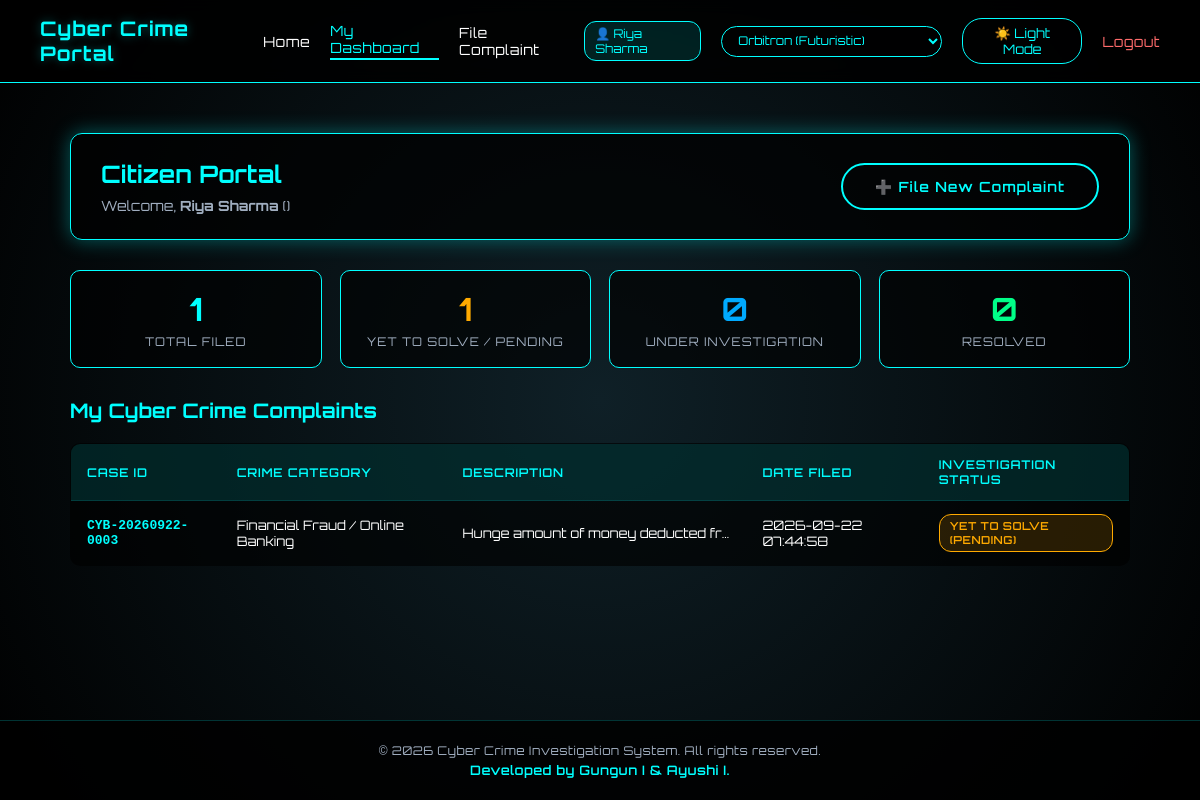
The app's page /user/dashboard (signed in) with its own data.
### tables this page shows
CREATE TABLE complaints (
            id TEXT PRIMARY KEY,
            user_id INTEGER,
            name TEXT NOT NULL,
            email TEXT NOT NULL,
            phone TEXT,
            crime_type TEXT NOT NULL,
            description TEXT NOT NULL,
            suspect_info TEXT,
            status TEXT DEFAULT 'Pending',
            assigned_investigator TEXT,
            investigation_notes TEXT,
            filed_at TEXT NOT NULL,
            updated_at TEXT NOT NULL,
            FOREIGN KEY (user_id) REFERENCES users(id)
        );

### app.py (the view)
@app.route('/user/dashboard')
@login_required(role='user')
def user_dashboard():
    user_id = session.get('user_id')
    user_complaints = database.get_complaints_by_user(user_id)
    return render_template('user_dashboard.html', complaints=user_complaints)

### app.py (called while the page is built)
def login_required(role=None):
    def decorator(f):
        @wraps(f)
        def decorated_function(*args, **kwargs):
            if 'user_id' not in session:
                flash("Please log in to access this page.", "error")
                return redirect(url_for('login'))
            if role and session.get('role') != role:
                flash(f"Access restricted. You must be logged in as an {role}.", "error")
                if session.get('role') == 'user':
                    return redirect(url_for('user_dashboard'))
                return redirect(url_for('investigator_dashboard'))
            return f(*args, **kwargs)
        return decorated_function
    return decorator

@app.context_processor
def inject_user():
    current_user = None
    if 'user_id' in session:
        current_user = {
            'id': session.get('user_id'),
            'username': session.get('username'),
            'full_name': session.get('full_name'),
            'role': session.get('role'),
            'badge_number': session.get('badge_number'),
            'department': session.get('department')
        }
    return dict(current_user=current_user, active_case_id=session.get('active_case_id'))

### database.py (called while the page is built)
def get_db_connection():
    conn = sqlite3.connect(DB_PATH)
    conn.row_factory = sqlite3.Row
    return conn

def get_complaints_by_user(user_id):
    conn = get_db_connection()
    cursor = conn.cursor()
    cursor.execute('SELECT * FROM complaints WHERE user_id = ? ORDER BY filed_at DESC', (user_id,))
    rows = cursor.fetchall()
    conn.close()
    return rows

### templates/user_dashboard.html (shortened to what this page needs)
<!DOCTYPE html>
<html lang="en">
<head>
    <link rel="stylesheet" href="{{ url_for('static', filename='css/style.css') }}">
</head>
<body>
<div class="navbar">
    <a href="/" class="logo">Cyber Crime Portal</a>
    <div class="nav-links">
        <a href="/" class="nav-item">Home</a>
        <a href="/user/dashboard" class="active">My Dashboard</a>
        <a href="/complaint" target="_blank">File Complaint</a>
        <span class="user-badge">👤 {{ current_user.full_name }}</span>
        <div class="font-selector-wrapper">
            <select id="font-selector" class="font-selector-select" onchange="changeFont(this.value)" title="Choose UI Font">
                <option value="Orbitron" style="font-family: 'Orbitron', sans-serif;">Orbitron (Futuristic)</option>
            </select>
        </div>
        <button id="theme-toggle-btn" class="theme-toggle-btn" onclick="toggleTheme()">☀️ Light Mode</button>
        <a href="/logout" style="color: #ff6b6b;">Logout</a>
    </div>
</div>
<div class="main-wrapper">
    <div class="citizen-dashboard">
        <div class="user-welcome-card">
            <div>
                <h1 style="margin: 0 0 8px 0; font-size: 24px; color: var(--text-accent);">Citizen Portal</h1>
                <p style="margin: 0; color: var(--text-muted); font-size: 14px;">
                    Welcome, <strong>{{ current_user.full_name }}</strong> ({{ current_user.email }})
                </p>
            </div>
            <a href="/complaint" target="_blank" class="btn">➕ File New Complaint</a>
        </div>
        <div class="stats-grid">
            <div class="stat-card">
                <div class="count">{{ complaints|length }}</div>
                <div class="title">Total Filed</div>
            </div>
            <div class="stat-card">
                <div class="count" style="color: var(--badge-pending);">
                    {{ complaints|selectattr('status', 'equalto', 'Pending')|list|length }}
                </div>
                <div class="title">Yet to Solve / Pending</div>
            </div>
            <div class="stat-card">
                <div class="count" style="color: var(--badge-investigating);">
                    {{ complaints|selectattr('status', 'equalto', 'Under Investigation')|list|length }}
                </div>
                <div class="title">Under Investigation</div>
            </div>
            <div class="stat-card">
                <div class="count" style="color: var(--badge-resolved);">
                    {{ complaints|selectattr('status', 'equalto', 'Resolved')|list|length }}
                </div>
                <div class="title">Resolved</div>
            </div>
        </div>
        <h2 style="color: var(--text-accent); font-size: 20px; margin-bottom: 15px;">My Cyber Crime Complaints</h2>
        {% if complaints %}
        <table class="cyber-table">
            <thead>
                <tr>
                    <th>Case ID</th>
                    <th>Crime Category</th>
                    <th>Description</th>
                    <th>Date Filed</th>
                    <th>Investigation Status</th>
                </tr>
            </thead>
            <tbody>
                {% for c in complaints %}
                <tr>
                    <td style="font-family: monospace; font-weight: bold; color: var(--text-accent);">{{ c.id }}</td>
                    <td>{{ c.crime_type }}</td>
                    <td style="max-width: 300px; white-space: nowrap; overflow: hidden; text-overflow: ellipsis;" title="{{ c.description }}">
                        {{ c.description }}
                    </td>
                    <td>{{ c.filed_at }}</td>
                    <td>
                        {% if c.status == 'Pending' %}
                            <span class="badge badge-pending">Yet to Solve (Pending)</span>
                        {% elif c.status == 'Under Investigation' or c.status == 'Evidence Collected' or c.status == 'Forensic Analysis' %}
                            <span class="badge badge-investigating">{{ c.status }}</span>
                        {% else %}
                            <span class="badge badge-resolved">{{ c.status }}</span>
                        {% endif %}
                    </td>
                </tr>
                {% endfor %}
            </tbody>
        </table>
        {% endif %}
    </div>
</div>
<footer class="site-footer">
    <p>&copy; 2026 Cyber Crime Investigation System. All rights reserved.</p>
    <p class="dev-credit">Developed by Gungun I &amp; Ayushi I.</p>
</footer>
</body>
</html>

### static/css/style.css (style rules this page uses)
:root { --current-font: 'Orbitron', sans-serif; --bg-body: radial-gradient(circle at center, #0f2027, #000000); --bg-panel: rgba(0, 0, 0, 0.75); --bg-card: rgba(0, 0, 0, 0.65); --border-cyan: #00ffff; --glow-cyan: rgba(0, 255, 255, 0.35); --text-primary: #ffffff; --text-muted: #a0aec0; --text-accent: #00ffff; --nav-bg: rgba(0, 0, 0, 0.85); --footer-bg: rgba(0, 0, 0, 0.85); --input-bg: rgba(0, 0, 0, 0.5); --table-header-bg: rgba(0, 255, 255, 0.12); --table-row-hover: rgba(0, 255, 255, 0.05); --badge-pending: #ffaa00; --badge-investigating: #00aaff; --badge-resolved: #00ff88; }
* { box-sizing: border-box; }
body { margin: 0; font-family: var(--current-font); background: var(--bg-body); color: var(--text-primary); min-height: 100vh; display: flex; flex-direction: column; overflow-x: hidden; transition: background 0.3s ease, color 0.3s ease; }
.navbar { display: flex; justify-content: space-between; align-items: center; padding: 16px 40px; background: var(--nav-bg); border-bottom: 1px solid var(--border-cyan); position: relative; z-index: 100; backdrop-filter: blur(8px); }
.logo { font-size: 20px; font-weight: 700; color: var(--text-accent); text-shadow: 0 0 10px var(--glow-cyan); letter-spacing: 1px; text-decoration: none; }
.nav-links { display: flex; align-items: center; gap: 20px; }
.nav-links a { text-decoration: none; color: var(--text-primary); font-size: 14px; letter-spacing: 0.5px; transition: 0.3s; }
.nav-links .active { color: var(--text-accent); border-bottom: 2px solid var(--text-accent); padding-bottom: 2px; }
.theme-toggle-btn { background: transparent; border: 1px solid var(--border-cyan); color: var(--text-accent); padding: 6px 14px; border-radius: 20px; cursor: pointer; font-size: 13px; font-family: inherit; display: inline-flex; align-items: center; gap: 6px; transition: 0.3s; }
.font-selector-wrapper { display: inline-flex; align-items: center; gap: 6px; }
.font-selector-select { background: var(--input-bg); border: 1px solid var(--border-cyan); color: var(--text-accent); padding: 6px 12px; border-radius: 20px; font-size: 12px; cursor: pointer; outline: none; transition: 0.3s; font-family: inherit; width: auto; }
.font-selector-select option { background: #0f2027; color: #ffffff; padding: 8px 12px; font-size: 13px; }
.user-badge { font-size: 12px; padding: 4px 10px; border-radius: 12px; background: rgba(0, 255, 255, 0.12); border: 1px solid var(--border-cyan); color: var(--text-accent); }
.main-wrapper { flex: 1; display: flex; flex-direction: column; position: relative; z-index: 1; }
.btn { display: inline-block; padding: 13px 32px; border: 2px solid var(--border-cyan); background: transparent; color: var(--text-accent); font-size: 14px; font-family: inherit; letter-spacing: 1px; border-radius: 30px; cursor: pointer; text-decoration: none; transition: 0.3s; font-weight: 600; }
input, select, textarea { width: 100%; padding: 12px 16px; background: var(--input-bg); border: 1px solid var(--border-cyan); border-radius: 8px; outline: none; color: var(--text-primary); font-size: 14px; font-family: inherit; transition: 0.3s; }
.cyber-table { width: 100%; border-collapse: collapse; background: var(--bg-card); border: 1px solid var(--border-cyan); border-radius: 10px; overflow: hidden; margin-top: 20px; }
.cyber-table th, .cyber-table td { padding: 13px 16px; text-align: left; border-bottom: 1px solid rgba(0, 255, 255, 0.12); font-size: 13px; }
.cyber-table th { background: var(--table-header-bg); color: var(--text-accent); font-weight: 600; text-transform: uppercase; letter-spacing: 0.8px; font-size: 12px; }
.cyber-table td { color: var(--text-primary); }
.badge { display: inline-block; padding: 4px 10px; border-radius: 12px; font-size: 11px; font-weight: 600; text-transform: uppercase; letter-spacing: 0.5px; }
.badge-pending { background: rgba(255, 170, 0, 0.15); border: 1px solid var(--badge-pending); color: var(--badge-pending); }
.site-footer { text-align: center; padding: 18px 15px; color: var(--text-muted); font-size: 12px; border-top: 1px solid rgba(0, 255, 255, 0.2); background: var(--footer-bg); margin-top: auto; letter-spacing: 0.5px; position: relative; z-index: 10; }
.site-footer p { margin: 4px 0; }
.site-footer .dev-credit { color: var(--text-accent); font-size: 13px; font-weight: 600; }

### records on screen
complaints: full_name "Riya Sharma", id "CYB-20260922-0003", crime_type "Financial Fraud / Online Banking", description "Hunge amount of money deducted fr…", filed_at "2026-09-22 07:44:58", status "YET TO SOLVE (PENDING)"

### other values on screen
{{ complaints|length }} "1"
{{ complaints|selectattr('status', 'equalto', 'Pending')|list|length }} "1"
{{ complaints|selectattr('status', 'equalto', 'Resolved')|list|length }} "0"
